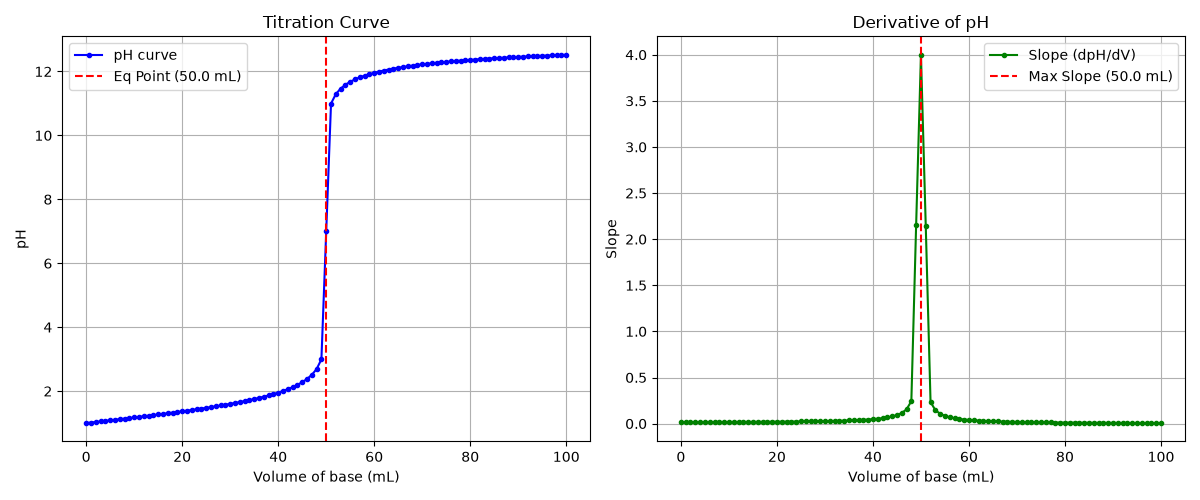

Source code (Python):
import numpy as np
import matplotlib.pyplot as plt


data = np.loadtxt('titration.csv', delimiter=',', skiprows=1)
V = data[:, 0]
pH = data[:, 1]


slope = np.gradient(pH, V)
eq_idx = np.argmax(slope)
eq_vol = V[eq_idx]
print(f"Equivalence point volume: {eq_vol:.2f} mL")


fig, (ax1, ax2) = plt.subplots(1, 2, figsize=(12, 5))

ax1.plot(V, pH, 'b.-', label='pH curve')
ax1.axvline(eq_vol, color='r', linestyle='--', label=f'Eq Point ({eq_vol} mL)')
ax1.set_xlabel('Volume of base (mL)')
ax1.set_ylabel('pH')
ax1.set_title('Titration Curve')
ax1.legend()
ax1.grid(True)

ax2.plot(V, slope, 'g.-', label='Slope (dpH/dV)')
ax2.axvline(eq_vol, color='r', linestyle='--', label=f'Max Slope ({eq_vol} mL)')
ax2.set_xlabel('Volume of base (mL)')
ax2.set_ylabel('Slope')
ax2.set_title('Derivative of pH')
ax2.legend()
ax2.grid(True)

plt.tight_layout()
plt.savefig('titration.png')
print("Saved plot as titration.png")
